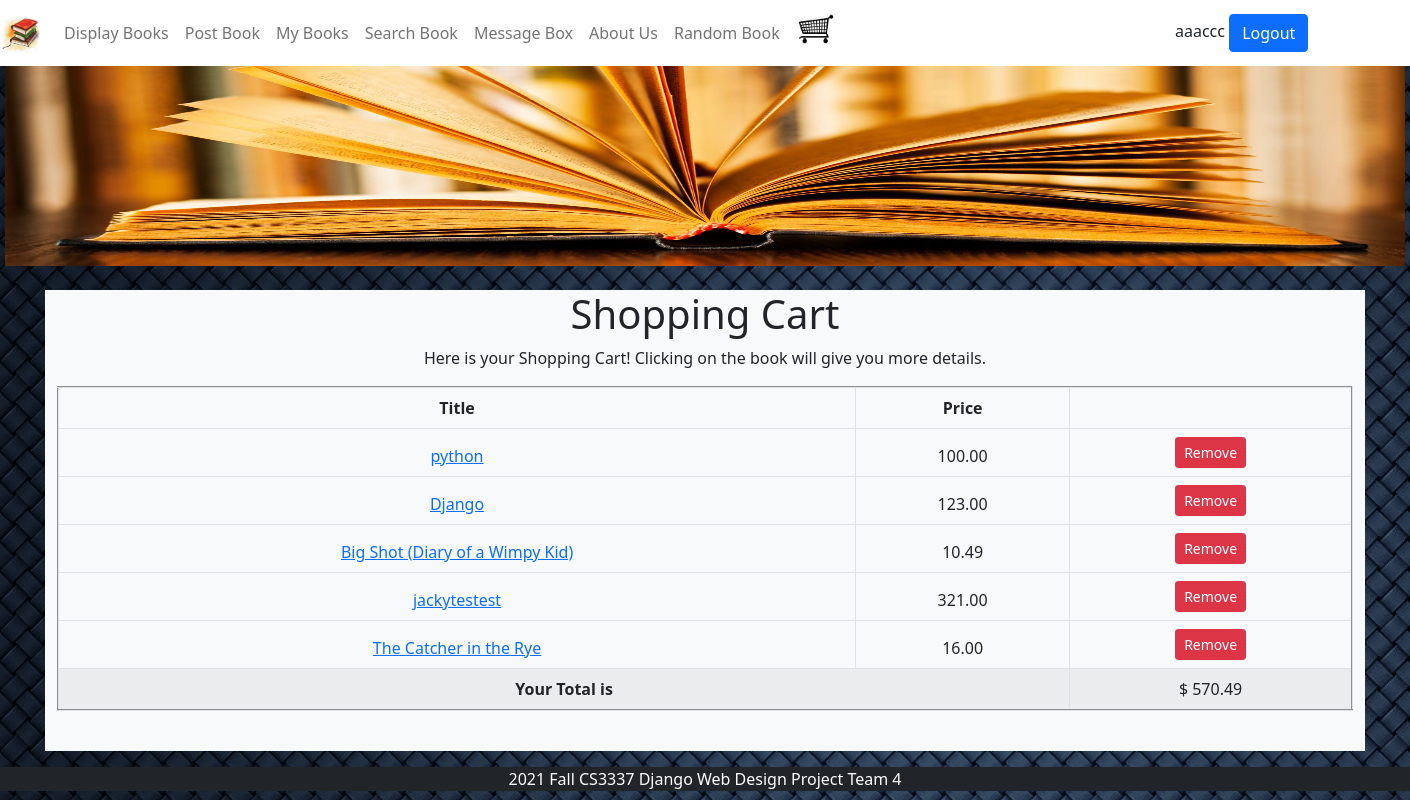
The app's page /shoppingcart (signed in) with its own data.
### bookMng/models.py (models this page shows, shortened)
class UserCart(models.Model):
    name = models.CharField(max_length=200, default="Anonymous")
    username = models.ForeignKey(User, blank=True, null=True, on_delete=models.CASCADE)
    bookId = models.ForeignKey(Book, blank=True, null=True, on_delete=models.CASCADE)
    price = models.DecimalField(decimal_places=2, max_digits=6)

### bookMng/views.py (the view)
# urls.py: path('shoppingcart', views.shoppingcart, name='shoppingcart'),
@login_required(login_url=reverse_lazy('login'))
def shoppingcart(request):
    books = UserCart.objects.filter(username=request.user)
    totalPrice = list(books.aggregate(Sum('price')).values())[0]
    if books:
        formattedTotal = format(totalPrice, '.2f')
    else:
        formattedTotal = 0
    return render(request,
        'bookMng/shoppingcart.html',
        {
            'item_list': MainMenu.objects.all(),
            'books': books,
            'formattedTotal': formattedTotal
        })

### bookEx/templates/bookMng/shoppingcart.html (shortened to what this page needs)
{% extends "base.html" %}
{% load static %}
{% block content %}
<h1 align="center">Shopping Cart </h1>
<p align="center">Here is your Shopping Cart! Clicking on the book will give you more details.</p>
{% if not books %}
    <h3 align="center">Shopping Cart is currently empty! Go to Display Books to add to your shopping cart!</h3>
{% else %}
    <table class="table table-striped table-bordered mx-auto" align="center" border="2">
        <thead class="thead-light">
            <tr align="center">
                <th class="font-weight-bold">Title</th>
                <th class="font-weight-bold">Price</th>
            </tr>
            {% for book in books %}
        <tr align="center">
            <td>
                <a href="book_detail/{{ book.bookId.id }}">
                    {{book.name}}
                </a>
            </td>
            <td>
                {{ book.price }}
            </td>
            <td>
                <a class="btn btn-danger btn-sm" href="book_deleteCart/{{ book.id }}" role="button">Remove</a>
            </td>
        </tr>
    {% endfor %}
        </thead>
        <tr align="center">
        <td colspan="2"><b>Your Total is</b></td>
        <td>$ {{formattedTotal}}</td>
    </tr>
    </table>
{% endif %}
<br>
{% endblock content %}

### bookEx/templates/base.html (shortened to what this page needs)
{% load static %}
<!DOCTYPE html>
<html lang="en">
<head>
    <link href="{% static 'main.css' %}" rel="stylesheet" type="text/css">
    <link href="{% static 'stars.css' %}" rel="stylesheet" type="text/css"/>
    <link rel="stylesheet" href="https://cdnjs.cloudflare.com/ajax/libs/font-awesome/4.7.0/css/font-awesome.min.css">
    <link href="https://cdn.jsdelivr.net/npm/bootstrap@5.0.2/dist/css/bootstrap.min.css" rel="stylesheet">
</head>
<body style="background-image: url('{% static 'bg.jpg' %}');">
    <nav class="navbar navbar-expand-sm navbar-light sticky-top" style="background-color: white;">
        <a class="navbar-brand " href="/">
            <img src="{% static 'logo.jfif' %}" width="40" height ="40" alt=""/>
        </a>
        <div class="collapse navbar-collapse">
            <ul class="navbar-nav mr-auto">
                    <li class="nav-item">
                        <a class="nav-link" href="\displaybooks">Display Books</a>
                    </li>
                    <li class="nav-item">
                        <a class="nav-link" href="\postbook">Post Book</a>
                    </li>
                    <li class="nav-item">
                        <a class="nav-link" href="\mybooks">My Books</a>
                    </li>
                    <li class="nav-item">
                        <a class="nav-link" href="\search">Search Book</a>
                    </li>
                    <li class="nav-item">
                        <a class="nav-link" href="\messagebox">Message Box</a>
                    </li>
                    <li class="nav-item">
                        <a class="nav-link" href="\aboutus">About Us</a>
                    </li>
                    <li class="nav-item">
                        <a class="nav-link" href="\randombook">Random Book</a>
                    </li>
                    {% if user.is_authenticated %}
                        <div class="px-2">
                            <a href="{% url 'shoppingcart' %}">
                                <img src= "{% static 'cart.png' %}" class="" style="width: 40px">
                            </a>
                        </div>
                    {% endif %}
                </ul>
        </div>
        <div class="col-sm-2" align="justify">
            {% if user.is_authenticated %}
                {{ user.username }}
                <a class="btn btn-primary" href="{% url 'logout' %}?next=/" role="button">Logout</a>
            {% else %}
                Not Logged in
                <a class="btn btn-primary" href="{% url 'login' %}?next=/" role="button">Login</a>
            {% endif %}
        </div>
    </nav>
    <div class="col-md-12 col-lg-12" >
        <div class="px-0" align="center">
            <img src="{% static 'topbanner.jpg' %}" width="1400" height="200" alt=""/>
        </div>
    </div>
    <br>
    <div class="container bg-light">
        {% block content %}{% endblock content %}
    </div>
    <div id="footer" class="col-12 mt-3 text-white bg-dark" align="center">
        2021 Fall CS3337 Django Web Design Project Team 4
    </div>
</body>
</html>

### records on screen
UserCart: name "python", price "100.00"
UserCart: name "Django", price "123.00"
UserCart: name "Big Shot (Diary of a Wimpy Kid)", price "10.49"
UserCart: name "jackytestest", price "321.00"
UserCart: name "The Catcher in the Rye", price "16.00"

### other values on screen
{{ user.username }} "aaaccc"
